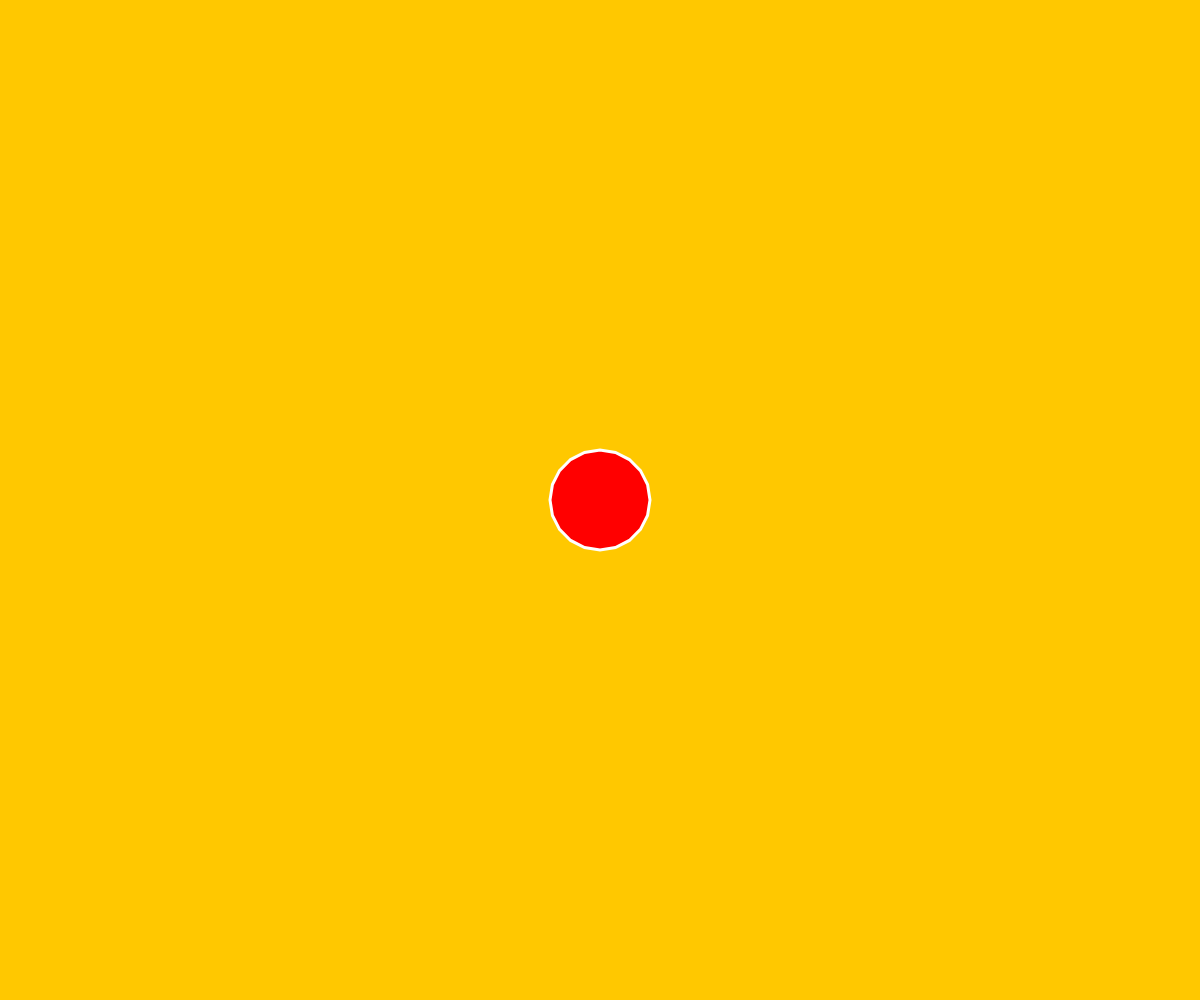
Frame 1 (no input)
Frame 60 (no input): identical to frame 1, image omitted
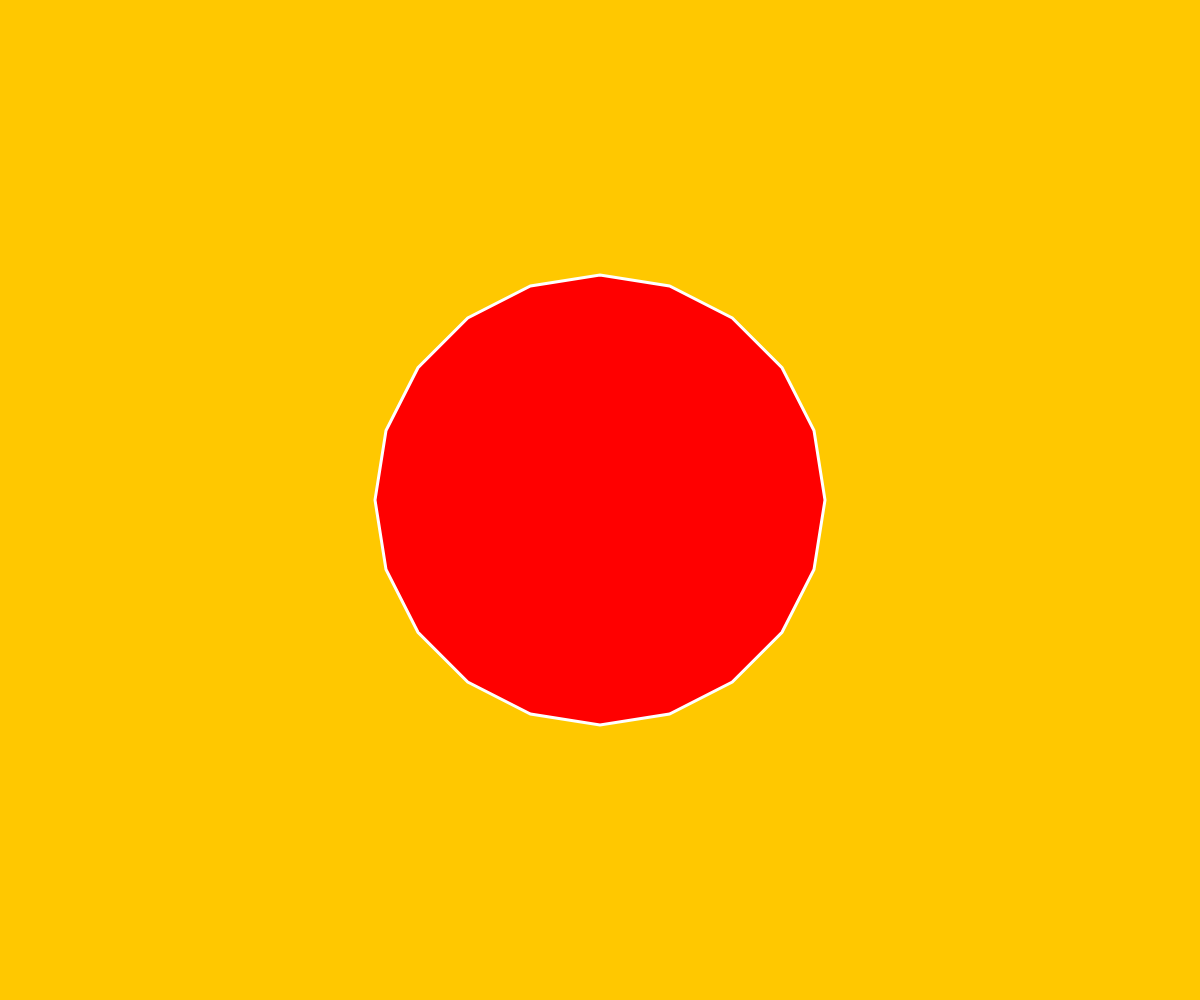
Frame 120 (the mouse pressed at the canvas centre since frame 60)

The p5.js sketch that drew these frames (run headless with seeded random() and noise() and a simulated clock; from frame 60 on, the mouse is pressed at the canvas centre):

// p5.js sketch
// ── sketch.js
function setup() {
  createCanvas(windowWidth, windowHeight);
}

function draw() {
  var posx = windowWidth/2;
  var posy = windowHeight/2;
  var radius = map(mouseX, 0, windowWidth, 50, 400);
  var innerRadius = map(mouseY, 0, windowHeight, 50, 400);

  var angle = TWO_PI / 10;
  var innerAngle = angle / 2;
  background(255,200,0);

  fill(255, 0, 0);
  stroke(255);
  strokeWeight(3);

  beginShape();

  vertex(posx + radius * cos(0 * angle), posy + radius * sin(0 * angle));
  vertex(posx + innerRadius * cos(0 * angle + innerAngle), posy + innerRadius * sin(0 * angle + innerAngle));

  vertex(posx + radius * cos(1 * angle), posy + radius * sin(1 * angle));
  vertex(posx + innerRadius * cos(1 * angle + innerAngle), posy + innerRadius * sin(1 * angle + innerAngle));

  vertex(posx + radius * cos(2 * angle), posy + radius * sin(2 * angle));
  vertex(posx + innerRadius * cos(2 * angle + innerAngle), posy + innerRadius * sin(2 * angle + innerAngle));

  vertex(posx + radius * cos(3 * angle), posy + radius * sin(3 * angle));
  vertex(posx + innerRadius * cos(3 * angle + innerAngle), posy + innerRadius * sin(3 * angle + innerAngle));

  vertex(posx + radius * cos(4 * angle), posy + radius * sin(4 * angle));
  vertex(posx + innerRadius * cos(4 * angle + innerAngle), posy + innerRadius * sin(4 * angle + innerAngle));

  vertex(posx + radius * cos(5 * angle), posy + radius * sin(5 * angle));
  vertex(posx + innerRadius * cos(5 * angle + innerAngle), posy + innerRadius * sin(5 * angle + innerAngle));

  vertex(posx + radius * cos(6 * angle), posy + radius * sin(6 * angle));
  vertex(posx + innerRadius * cos(6 * angle + innerAngle), posy + innerRadius * sin(6 * angle + innerAngle));

  vertex(posx + radius * cos(7 * angle), posy + radius * sin(7 * angle));
  vertex(posx + innerRadius * cos(7 * angle + innerAngle), posy + innerRadius * sin(7 * angle + innerAngle));

  vertex(posx + radius * cos(8 * angle), posy + radius * sin(8 * angle));
  vertex(posx + innerRadius * cos(8 * angle + innerAngle), posy + innerRadius * sin(8 * angle + innerAngle));

  vertex(posx + radius * cos(9 * angle), posy + radius * sin(9 * angle));
  vertex(posx + innerRadius * cos(9 * angle + innerAngle), posy + innerRadius * sin(9 * angle + innerAngle));

  endShape(CLOSE);
}
